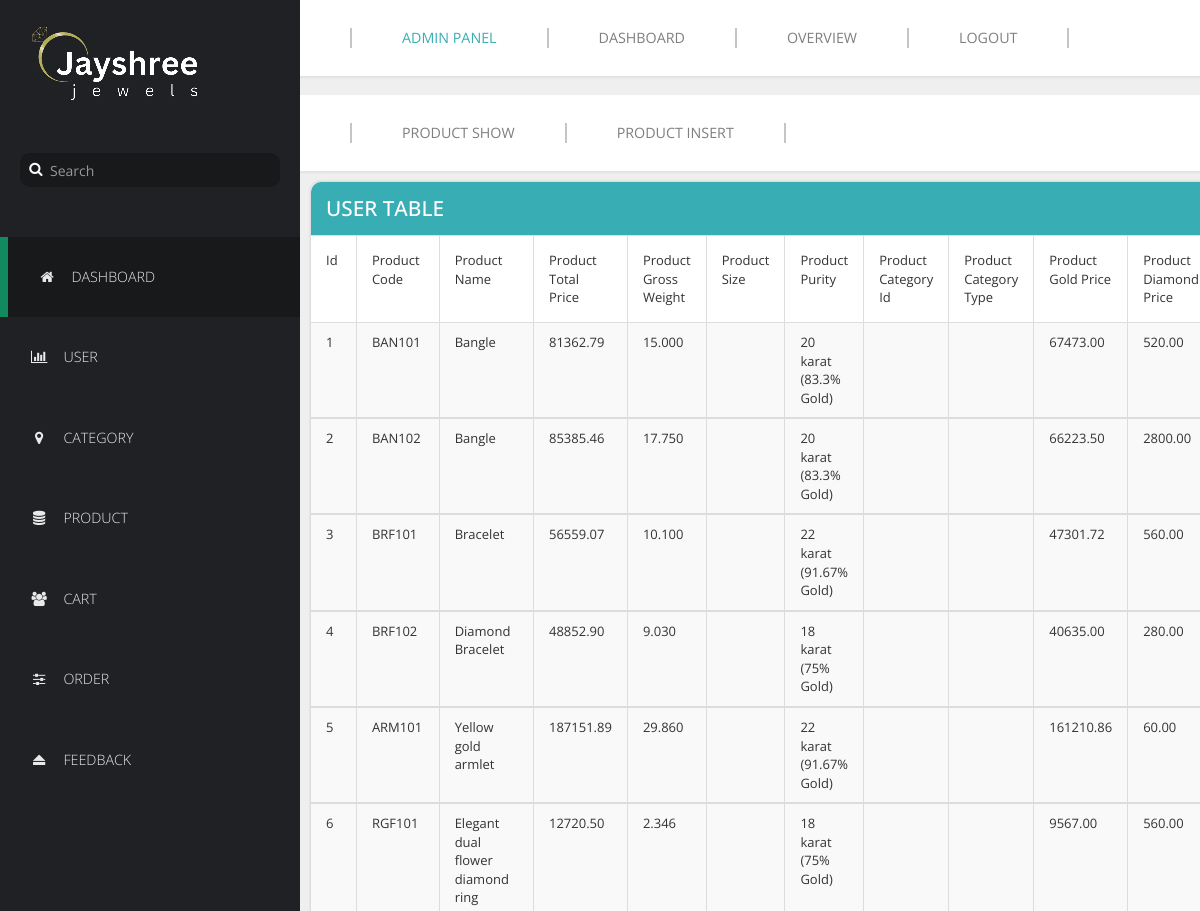
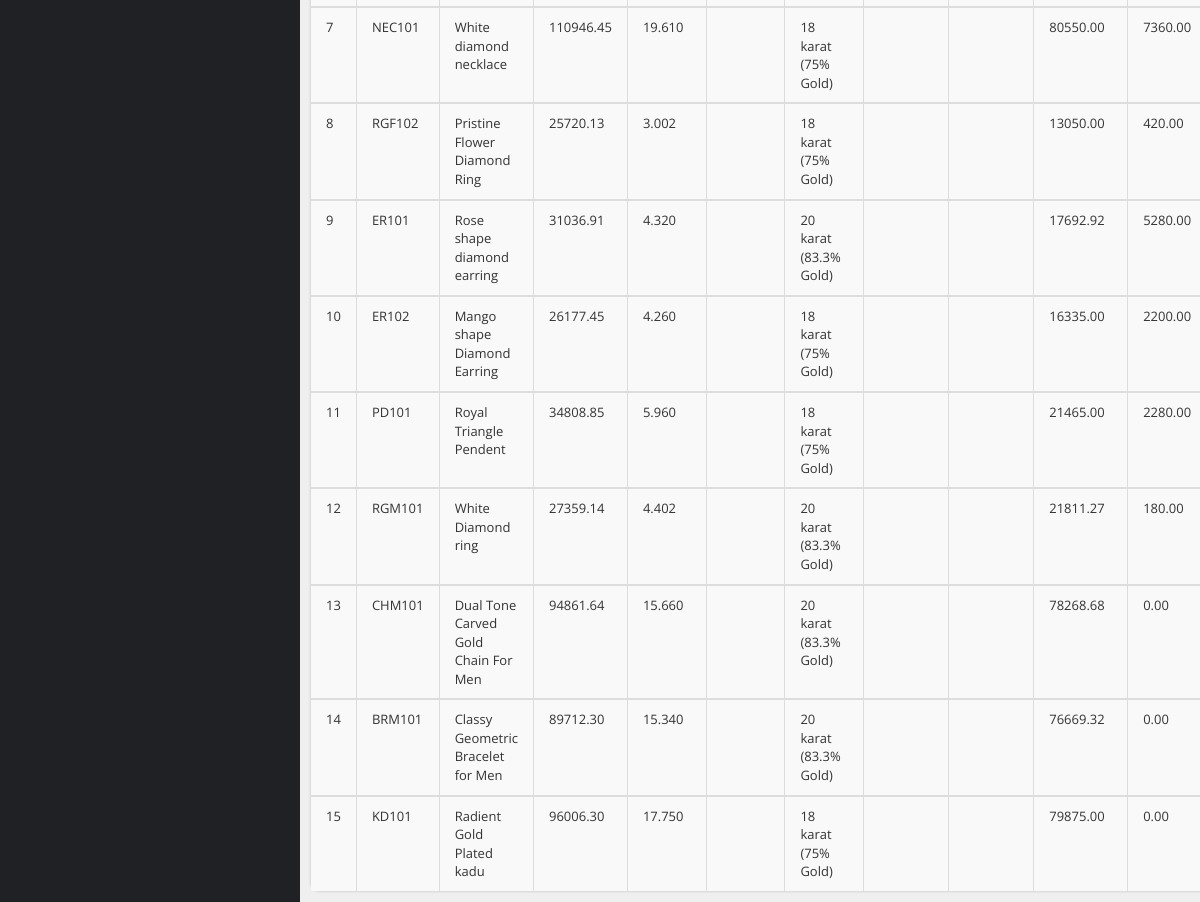
Page /akhatro/product_show.php on the committed database (2 pictures, top to bottom).
### tables this page shows
CREATE TABLE `product_tbl` (
  `P_Id` int(10) NOT NULL,
  `P_Code` varchar(10) NOT NULL,
  `P_Name` varchar(100) NOT NULL,
  `P_C_Code` varchar(10) NOT NULL,
  `P_Type` varchar(30) NOT NULL,
  `P_Gross_Weight` decimal(10,3) NOT NULL,
  `P_Diamond_Weight` decimal(5,3) NOT NULL,
  `P_Diamond_Pices` int(5) NOT NULL,
  `P_Purity` varchar(50) NOT NULL,
  `P_Gold_Weight` decimal(5,2) NOT NULL,
  `P_Gold_Price` decimal(10,2) NOT NULL,
  `P_Diamond_Price` decimal(10,2) NOT NULL,
  `P_Making_Charge` decimal(10,2) NOT NULL,
  `P_Overhead` decimal(10,2) NOT NULL,
  `P_Base_Price` decimal(10,2) NOT NULL,
  `P_Tax` decimal(10,2) NOT NULL,
  `P_Total_Price` decimal(10,2) NOT NULL,
  `P_Diamond_Color` varchar(30) NOT NULL,
  `P_Stock` int(5) NOT NULL,
  `P_Image` varchar(100) NOT NULL
);

### akhatro/product_show.php (the view, shortened to what this page needs)
<!DOCTYPE html>
<html lang="en">
  <head>
    <link href="css/font-awesome.min.css" rel="stylesheet">
    <link href="css/bootstrap.min.css" rel="stylesheet">
    <link href="css/templatemo-style.css" rel="stylesheet">
  </head>
  <body>
    <div class="templatemo-flex-row">
      <div class="templatemo-sidebar">
        <header class="templatemo-site-header">
            <a href="index.php">
              <img src="../img/admin_logo.png">
            </a>
        </header>
        <form class="templatemo-search-form" role="search">
          <div class="input-group">
              <button type="submit" class="fa fa-search"></button>
              <input type="text" class="form-control" placeholder="Search" name="srch-term" id="srch-term">
          </div>
        </form>
        <nav class="templatemo-left-nav">
          <ul>
            <li><a href="index.php" class="active"><i class="fa fa-home fa-fw"></i>Dashboard</a></li>
            <li><a href="user_show.php"><i class="fa fa-bar-chart fa-fw"></i>User</a></li>
            <li><a href="category.php"><i class="fa fa-map-marker fa-fw"></i>Category</a></li>
            <li><a href="product.php"><i class="fa fa-database fa-fw"></i>Product</a></li>
            <li><a href="cart.php"><i class="fa fa-users fa-fw"></i>Cart</a></li>
            <li><a href="order.php"><i class="fa fa-sliders fa-fw"></i>Order</a></li>
            <li><a href="feedback.php"><i class="fa fa-eject fa-fw"></i>Feedback</a></li>
          </ul>
        </nav>
      </div>
      <div class="templatemo-content col-1 light-gray-bg">
        <div class="templatemo-top-nav-container">
          <div class="row">
            <nav class="templatemo-top-nav col-lg-12 col-md-12">
              <ul class="text-uppercase">
                <li><a href="" class="active">Admin panel</a></li>
                <li><a href="">Dashboard</a></li>
                <li><a href="">Overview</a></li>
                <li><a href="../logout.php">logout </a></li>
              </ul>
            </nav>
          </div>
        </div>
        <br/>
      <div class="templatemo-content col-1 light-gray-bg">
        <div class="templatemo-top-nav-container">
          <div class="row">
            <nav class="templatemo-top-nav col-lg-12 col-md-12">
              <ul class="text-uppercase">
                <li><a href="product_show.php">Product show</a></li>
                <li><a href="product_insert.php">Product insert</a></li>
              </ul>
            </nav>
          </div>
        </div>
          <div class="templatemo-flex-row flex-content-row">
            <div class="col-1">
              <div class="panel panel-default templatemo-content-widget white-bg no-padding templatemo-overflow-2">
                <div class="panel-heading templatemo-position-relative"><h2 class="text-uppercase">User Table</h2></div>
                <div class="table-responsive" style="display:flex;overflow:auto;">
                  <table class="table table-striped table-bordered" style="width:50px">
                    <thead>
                      <tr>
                        <td>Id</td>
                        <td>Product Code</td>
                        <td>Product Name</td>
                        <td>Product Total Price</td>
                        <td>Product Gross Weight</td>
                        <td>Product Size</td>
                        <td>Product Purity</td>
                        <td>Product Category Id</td>
                        <td>Product Category Type</td>
                        <td>Product Gold Price</td>
                        <td>Product Diamond Price</td>
                      </tr>
                    </thead>
<?php
	include '../conn.php';
	$sql = "select * from product_tbl";
	$data = mysqli_query($con,$sql);
	if($total=mysqli_num_rows($data))
	{
        while($result=mysqli_fetch_array($data))
        {
            echo "
                <tbody>
                    <tr>
                        <td>".$result['P_Id']."</td>
                        <td>".$result['P_Code']."</td>
                        <td>".$result['P_Name']."</td>
                        <td>".$result['P_Total_Price']."</td>
                        <td>".$result['P_Gross_Weight']."</td>
                        <td>".$result['P_Size']."</td>
                        <td>".$result['P_Purity']."</td>
                        <td>".$result['P_Category_Id']."</td>
                        <td>".$result['P_Category_Type']."</td>
                        <td>".$result['P_Gold_Price']."</td>
                        <td>".$result['P_Diamond_Price']."</td>
                        <td>".$result['P_Making_Charge']."</td>
                        <td>".$result['P_Gold_Weight']."</td>
                        <td>".$result['P_Diamond_Weight']."</td>
                        <td>".$result['P_Diamond_Pices']."</td>
                        <td>".$result['P_Diamond_Color']."</td>
                        <td>".$result['P_Tax']."</td>
                        <td>".$result['P_Stock']."</td>
                        <td>".$result['P_Image']."</td>
                        <td><a href='product_update.php?P_Id=$result[P_Id] &P_Code=$result[P_Code] &P_Name=$result[P_Name] &P_Total_Price=$result[P_Total_Price] &P_Gross_Weight=$result[P_Gross_Weight] &P_Size=$result[P_Size] &P_Purity=$result[P_Purity] &P_Category_Id=$result[P_Category_Id] &P_Category_Type=$result[P_Category_Type] &P_Gold_Price=$result[P_Gold_Price] &P_Diamond_Price=$result[P_Diamond_Price] &P_Making_Charge=$result[P_Making_Charge] &P_Gold_Weight=$result[P_Gold_Weight] &P_Diamond_Weight=$result[P_Diamond_Weight] &P_Diamond_Pices=$result[P_Diamond_Pices] &P_Diamond_Color=$result[P_Diamond_Color] &P_Tax=$result[P_Tax] &P_Stock=$result[P_Stock] &P_Image=$result[P_Image]'>Update</a></td>
						            <td><a href='product_delete.php?P_Id=$result[P_Id]'>Delete</a></td>
                    </tr>
                </tbody>
                ";
        }
    }
    else
    {
        echo "no records";
    }
    ?>
                  </table>
                </div>
              </div>
            </div>
          </div>
        </div>
      </div>
    </div>
  </body>
</html>

### admin/css/templatemo-style.css (style rules this page uses)
* { font-family: 'Open Sans', sans-serif; }
body { font-size: 13px; }
body, .templatemo-left-nav { background: #1f2124; }
h1, h2, h3 { margin: 0; }
h2 { font-size: 1.6em; }
ul { list-style-type: none; margin: 0; padding: 0; }
nav li { font-size: 1.1em; list-style: none; text-transform: uppercase; }
.templatemo-position-relative { position: relative; }
.white-bg { background-color: white; }
.light-gray-bg { background-color: #efefef; }
.templatemo-sidebar { width: 300px; }
.templatemo-site-header { margin: 25px 30px; }
.templatemo-search-form { font-size: 1.1em; margin: 50px 20px; }
.templatemo-search-form .input-group { width: 100%; }
.templatemo-search-form .input-group .form-control { background-color: #18191b; border: none; border-radius: 10px; color: #DDD; padding-left: 30px; }
.templatemo-search-form .input-group { position: relative; }
.fa-search { height:32px; width:32px; border: none; cursor: pointer; color:white; background:transparent; position:absolute; top: 0; left: 0; z-index: 100; }
.templatemo-left-nav li { font-weight: 300; }
.templatemo-left-nav a.active, .templatemo-left-nav a:hover { background: #18191b; border-left: 8px solid #13895F; }
.templatemo-left-nav a { color: #e9e9ea; display: block; padding: 30px; transition: all 0.3s ease; }
.templatemo-left-nav .fa { margin-right: 15px; }
.templatemo-top-nav-container { background-color: white; padding: 28px 50px; box-shadow: 0px 0px 2px 2px rgba(161, 159, 159, 0.18); }
.templatemo-top-nav li { float: left; list-style: none; }
.templatemo-top-nav a { color: #7f7f7f; display: block; padding: 0 50px; border-left: 2px solid #c5c5c5; }
.templatemo-top-nav li:last-child a { border-right: 2px solid #c5c5c5; }
.templatemo-top-nav a:hover, .templatemo-top-nav a.active { color: #39ADB4; }
.templatemo-content { margin-top: 0px; min-height: 600px; padding: 0; overflow-x: hidden; }
.templatemo-flex-row { display: -webkit-flex; display: -ms-flexbox; display: flex; }
.col-1 { -webkit-flex: 1; -ms-flex: 1; flex: 1; }
.templatemo-content-widget { border-radius: 10px; padding: 30px; position: relative; margin: 10px; box-shadow: 0px 0px 1px 1px rgba(161, 159, 159, 0.1); }
.templatemo-content-widget.no-padding { padding: 0; }
.panel-default>.panel-heading { background-color: #39ADB4; border-top-left-radius: 10px; border-top-right-radius: 10px; color: white; padding: 15px; }
.panel { border-radius: 10px; }
.table { margin-bottom: 0; }
.table>tbody>tr>td { padding: 10px 15px; }
.table>thead>tr>td { padding: 15px; }
.panel>.table-responsive:last-child>.table:last-child, .panel>.table:last-child { border-bottom-right-radius: 10px; border-bottom-left-radius: 10px; }
@media only screen and (min-width: 768px) { .templatemo-left-nav { display: block !important; } }

### rows in the picture
product_tbl: P_Id "1", P_Code "BAN101", P_Name "Bangle", P_Total_Price "81362.79", P_Gross_Weight "15.000", P_Purity "20 karat (83.3% Gold)", P_Gold_Price "67473.00", P_Diamond_Price "520.00"
product_tbl: P_Id "2", P_Code "BAN102", P_Name "Bangle", P_Total_Price "85385.46", P_Gross_Weight "17.750", P_Purity "20 karat (83.3% Gold)", P_Gold_Price "66223.50", P_Diamond_Price "2800.00"
product_tbl: P_Id "3", P_Code "BRF101", P_Name "Bracelet", P_Total_Price "56559.07", P_Gross_Weight "10.100", P_Purity "22 karat (91.67% Gold)", P_Gold_Price "47301.72", P_Diamond_Price "560.00"
product_tbl: P_Id "4", P_Code "BRF102", P_Name "Diamond Bracelet", P_Total_Price "48852.90", P_Gross_Weight "9.030", P_Purity "18 karat (75% Gold)", P_Gold_Price "40635.00", P_Diamond_Price "280.00"
product_tbl: P_Id "5", P_Code "ARM101", P_Name "Yellow gold armlet", P_Total_Price "187151.89", P_Gross_Weight "29.860", P_Purity "22 karat (91.67% Gold)", P_Gold_Price "161210.86", P_Diamond_Price "60.00"
product_tbl: P_Id "6", P_Code "RGF101", P_Name "Elegant dual flower diamond ring", P_Total_Price "12720.50", P_Gross_Weight "2.346", P_Purity "18 karat (75% Gold)", P_Gold_Price "9567.00", P_Diamond_Price "560.00"
product_tbl: P_Id "7", P_Code "NEC101", P_Name "White diamond necklace", P_Total_Price "110946.45", P_Gross_Weight "19.610", P_Purity "18 karat (75% Gold)", P_Gold_Price "80550.00", P_Diamond_Price "7360.00"
product_tbl: P_Id "8", P_Code "RGF102", P_Name "Pristine Flower Diamond Ring", P_Total_Price "25720.13", P_Gross_Weight "3.002", P_Purity "18 karat (75% Gold)", P_Gold_Price "13050.00", P_Diamond_Price "420.00"
product_tbl: P_Id "9", P_Code "ER101", P_Name "Rose shape diamond earring", P_Total_Price "31036.91", P_Gross_Weight "4.320", P_Purity "20 karat (83.3% Gold)", P_Gold_Price "17692.92", P_Diamond_Price "5280.00"
product_tbl: P_Id "10", P_Code "ER102", P_Name "Mango shape Diamond Earring", P_Total_Price "26177.45", P_Gross_Weight "4.260", P_Purity "18 karat (75% Gold)", P_Gold_Price "16335.00", P_Diamond_Price "2200.00"
product_tbl: P_Id "11", P_Code "PD101", P_Name "Royal Triangle Pendent", P_Total_Price "34808.85", P_Gross_Weight "5.960", P_Purity "18 karat (75% Gold)", P_Gold_Price "21465.00", P_Diamond_Price "2280.00"
product_tbl: P_Id "12", P_Code "RGM101", P_Name "White Diamond ring", P_Total_Price "27359.14", P_Gross_Weight "4.402", P_Purity "20 karat (83.3% Gold)", P_Gold_Price "21811.27", P_Diamond_Price "180.00"
product_tbl: P_Id "13", P_Code "CHM101", P_Name "Dual Tone Carved Gold Chain For Men", P_Total_Price "94861.64", P_Gross_Weight "15.660", P_Purity "20 karat (83.3% Gold)", P_Gold_Price "78268.68", P_Diamond_Price "0.00"
product_tbl: P_Id "14", P_Code "BRM101", P_Name "Classy Geometric Bracelet for Men", P_Total_Price "89712.30", P_Gross_Weight "15.340", P_Purity "20 karat (83.3% Gold)", P_Gold_Price "76669.32", P_Diamond_Price "0.00"
product_tbl: P_Id "15", P_Code "KD101", P_Name "Radient Gold Plated kadu", P_Total_Price "96006.30", P_Gross_Weight "17.750", P_Purity "18 karat (75% Gold)", P_Gold_Price "79875.00", P_Diamond_Price "0.00"
